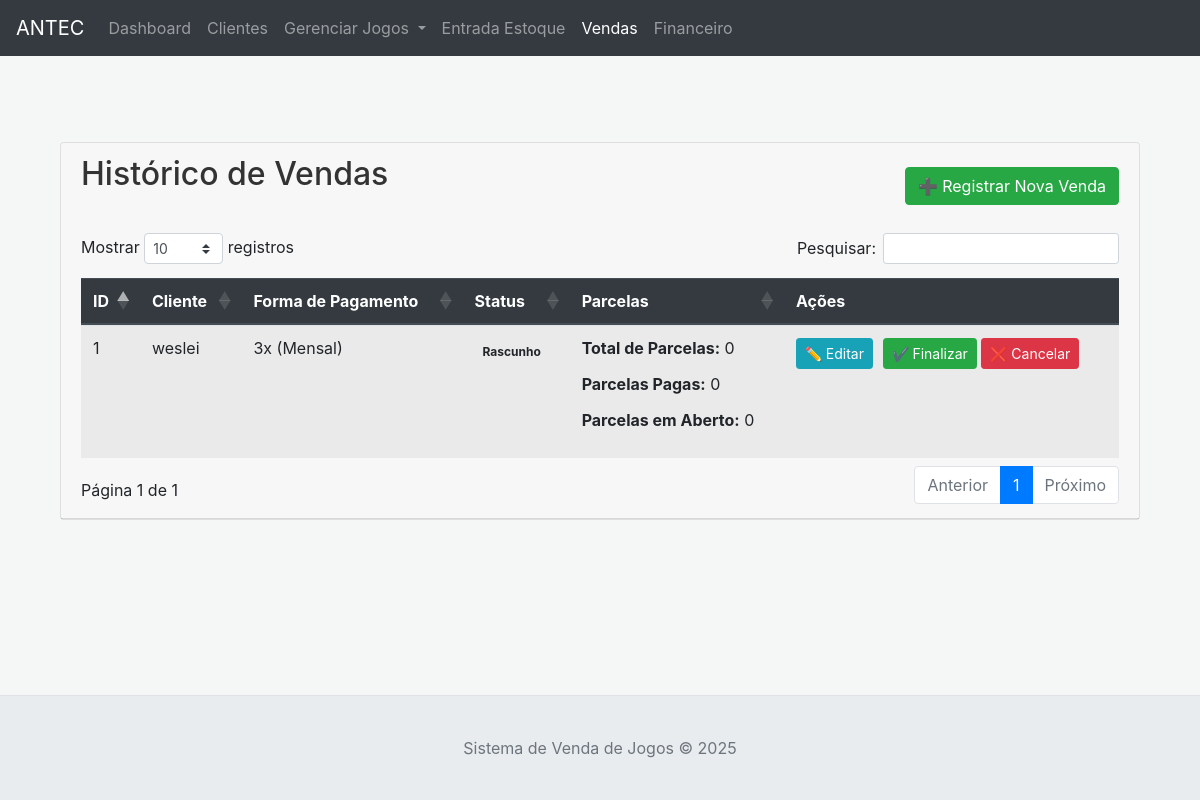
The page /vendas on the database as committed earlier.
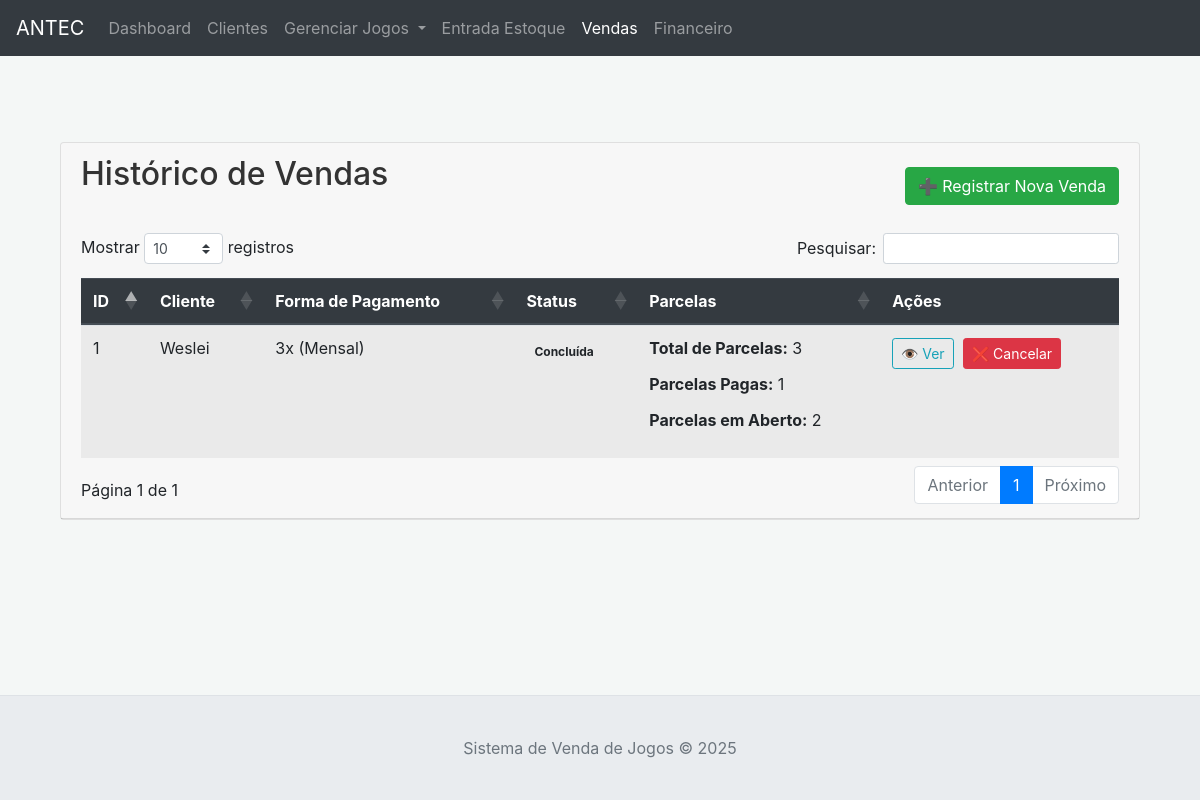
The same page on the database as committed later.
### tables this page shows
CREATE TABLE vendas (
                id INTEGER PRIMARY KEY AUTOINCREMENT,
                cliente_id INTEGER,
                data_venda DATETIME DEFAULT CURRENT_TIMESTAMP,
                valor_total REAL NOT NULL,
                status TEXT DEFAULT 'Rascunho',
                observacao TEXT,
                forma_pagamento TEXT,
                numero_parcelas INTEGER DEFAULT 1,
                periodo_pagamento_parcelas TEXT,
                FOREIGN KEY (cliente_id) REFERENCES clientes (id) ON DELETE SET NULL
            );

CREATE TABLE clientes (
                id INTEGER PRIMARY KEY AUTOINCREMENT,
                nome TEXT NOT NULL,
                email TEXT,
                telefone TEXT,
                endereco_rua TEXT,
                endereco_numero TEXT,
                endereco_bairro TEXT,
                endereco_cidade TEXT,
                endereco_uf TEXT,
                endereco_cep TEXT,
                data_cadastro DATETIME DEFAULT CURRENT_TIMESTAMP
            );

### app.py (the view)
@app.route('/vendas')
def vendas_lista_page():
    try:
        vendas = db_manager.get_all_vendas()
        clientes_all = db_manager.get_all_clientes()
        grupos_all = db_manager.get_all_grupos()
    except Exception as e:
        flash(f"Erro ao carregar dados para a página de vendas: {e}", "danger")
        vendas = []
        clientes_all = []
        grupos_all = []
    return render_template('vendas_lista.html', vendas=vendas, clientes=clientes_all, grupos=grupos_all)

### app.py (called while the page is built)
@app.context_processor
def inject_now(): return {'now': datetime.datetime.now()}

### database.py (called while the page is built)
    def _get_connection(self):
        conn = sqlite3.connect(self.db_name)
        conn.row_factory = sqlite3.Row # Permite acessar colunas por nome
        return conn

    def get_all_grupos(self, search_term=None):
        query_str = "SELECT * FROM grupos"
        params = []
        if search_term:
            query_str += " WHERE nome LIKE ? OR descricao LIKE ?"
            params.extend([f'%{search_term}%', f'%{search_term}%'])
        query_str += " ORDER BY nome ASC"
        return self.execute_query(query_str, params, fetch_all=True)

    def get_all_clientes(self, search_term=None):
        query_str = "SELECT * FROM clientes"
        params = []
        if search_term:
            query_str += " WHERE nome LIKE ? OR email LIKE ? OR telefone LIKE ?"
            params.extend([f'%{search_term}%',f'%{search_term}%',f'%{search_term}%'])
        query_str += " ORDER BY nome ASC"
        return self.execute_query(query_str, params, fetch_all=True)

### templates/vendas_lista.html (shortened to what the changed rows need)
{% extends "base.html" %}
{% block content %}
<div class="container mt-4">
    <div class="card">
        <div class="card-header">
            <div class="d-flex justify-content-between align-items-center mb-3">
                <h2>Histórico de Vendas</h2>
            </div>
            {% if vendas %}
            <div class="table-responsive">
                <table class="table table-striped table-hover datatable" id="tabelaVendas">
                    <thead class="thead-dark">
                        <tr>
                            <th>ID</th>
                            <th>Cliente</th>
                            <th>Forma de Pagamento</th>
                            <th>Status</th>
                            <th>Parcelas</th>
                            <th>Ações</th>
                        </tr>
                    </thead>
                    <tbody>
                        {% for venda in vendas %}
                        <tr>
                            <td>{{ venda.id }}</td>
                            <td>{{ venda.cliente_nome }}</td>
                            <td>
                                {% if venda.numero_parcelas and venda.numero_parcelas > 1 %}
                                    {{ venda.numero_parcelas }}x
                                    {% if venda.periodo_pagamento_parcelas %}
                                        ({{ venda.periodo_pagamento_parcelas }})
                                    {% endif %}
                                {% elif venda.forma_pagamento %}
                                    1x
                                {% else %}
                                    N/A
                                {% endif %}
                            </td>
                            <td>
                                {% set status_class = venda.status.lower().replace('í', 'i').replace('ú', 'u').replace('ç', 'c').replace('ã', 'a') %}
                                <span class="badge badge-pill p-2 status-{{ status_class }}">{{ venda.status }}</span>
                            </td>
                            <td>
                                <p><strong>Total de Parcelas:</strong> {{ venda.total_parcelas }}</p>
                                <p><strong>Parcelas Pagas:</strong> {{ venda.parcelas_pagas }}</p>
                                <p><strong>Parcelas em Aberto:</strong> {{ venda.parcelas_em_aberto }}</p>
                            </td>
                            <td class="action-buttons">
                                {% if venda.status == 'Rascunho' %}
                                    <button type="button" class="btn btn-sm btn-info btn-edit-rascunho"
                                            data-venda-id="{{ venda.id }}" title="Editar Rascunho">✏️ Editar</button>
                                    <form action="{{ url_for('venda_finalizar', venda_id=venda.id) }}" method="POST" style="display:inline;" onsubmit="return confirm('Tem certeza que deseja finalizar esta venda? O estoque será atualizado.');">
                                        <button type="submit" class="btn btn-sm btn-success" title="Finalizar Venda">✔️ Finalizar</button>
                                    </form>
                                {% elif venda.status == 'Concluída' %}
                                    <a href="{{ url_for('view_venda_page', venda_id=venda.id) }}" class="btn btn-sm btn-outline-info" title="Ver Detalhes">👁️ Ver</a>
                                {% endif %}
                                {% if venda.status != 'Cancelada' %}
                                <form action="{{ url_for('venda_cancelar', venda_id=venda.id) }}" method="POST" style="display:inline;" onsubmit="return confirm('Tem certeza que deseja cancelar esta venda? {% if venda.status == 'Rascunho' %}Este rascunho será removido.{% elif venda.status == 'Concluída' %}O estoque dos itens será devolvido.{% endif %}');">
                                    <button type="submit" class="btn btn-sm btn-danger" title="Cancelar Venda">❌ Cancelar</button>
                                </form>
                                {% else %}
                                     <a href="{{ url_for('view_venda_page', venda_id=venda.id) }}" class="btn btn-sm btn-outline-secondary" title="Ver Detalhes (Cancelada)">👁️ Ver</a>
                                {% endif %}
                            </td>
                        </tr>
                        {% endfor %}
                    </tbody>
                </table>
            </div>
            {% else %}
            <div class="alert alert-info">Nenhuma venda encontrada.</div>
            {% endif %}
        </div>
    </div>
</div>
{% endblock %}

Rows that differ between the two databases and show on the page:
changed vendas "Mensal": cliente_nome "weslei" → "Weslei"; status "Rascunho" → "Concluída"; total_parcelas "0" → "3"; parcelas_pagas "0" → "1"; parcelas_em_aberto "0" → "2"; status "✏️ Editar ✔️ Finalizar" → "👁️ Ver"
